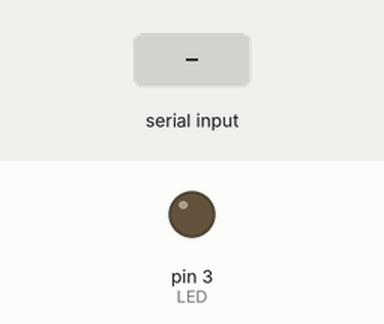
Recording of a sketch running on a simulated Arduino Uno, built with avr-gcc and run on an emulated ATmega328P. Parts: output pins drawn as LEDs (lit = HIGH). The inputs (shaded band) are chosen by the test bench.

Above: at 1.2 s.
1.3 s: "0" received over Serial
At 2.1 s:
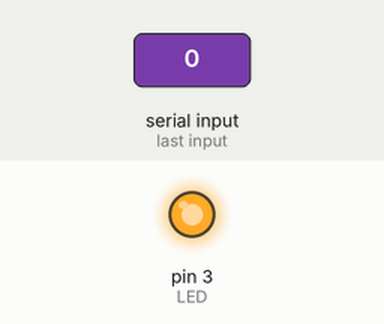
2.8 s: "1" received over Serial
At 3.3 s:
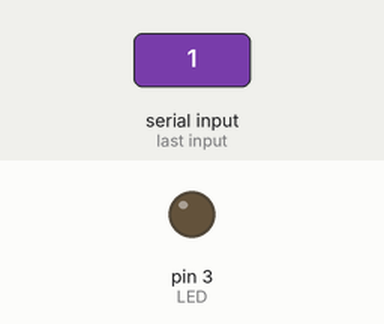
Timing chart, 0 to 5.8 s (numbered marks = the images above; inputs shaded):
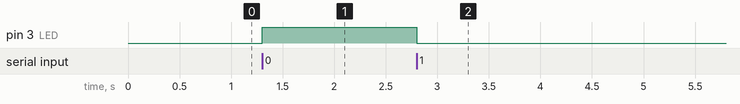

The sketch:

buttondigital.ino
```cpp
const int LED = 3;

void setup(){
  Serial.begin(9600);
  pinMode(LED,OUTPUT);
  digitalWrite(LED,0);
}

void loop(){
if (Serial.available()>0){
    char serialData = Serial.read();
    if (serialData == '1'){
      digitalWrite(LED,0);
    }
    if (serialData == '0'){
      digitalWrite(LED,1);
    }
  }
}
```

Measured:
- after the input at 1.3 s, pin 3 (LED): LOW → HIGH at once
- after the input at 2.8 s, pin 3 (LED): HIGH → LOW at once
